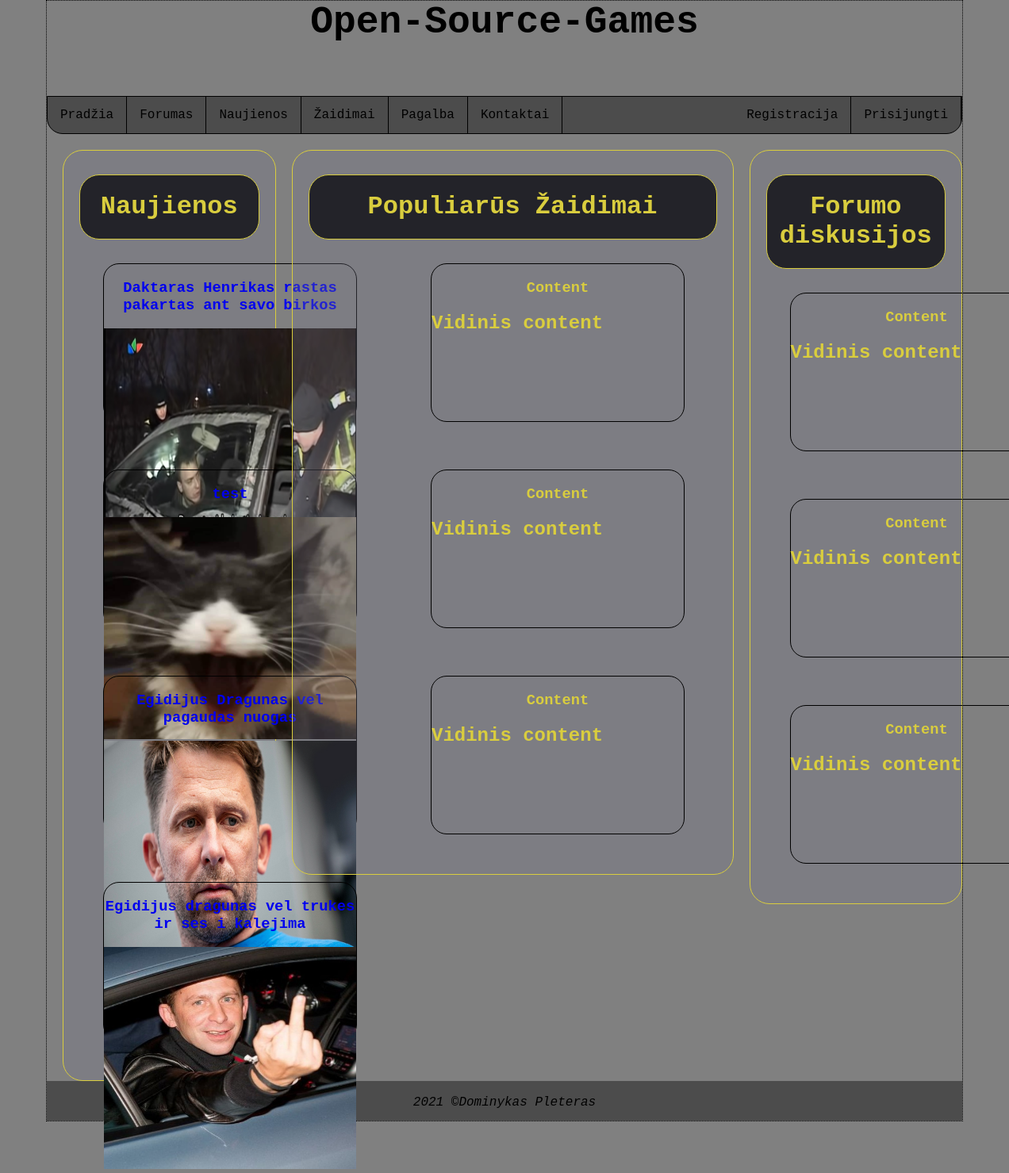
/, run on an earlier commit of the app's database.
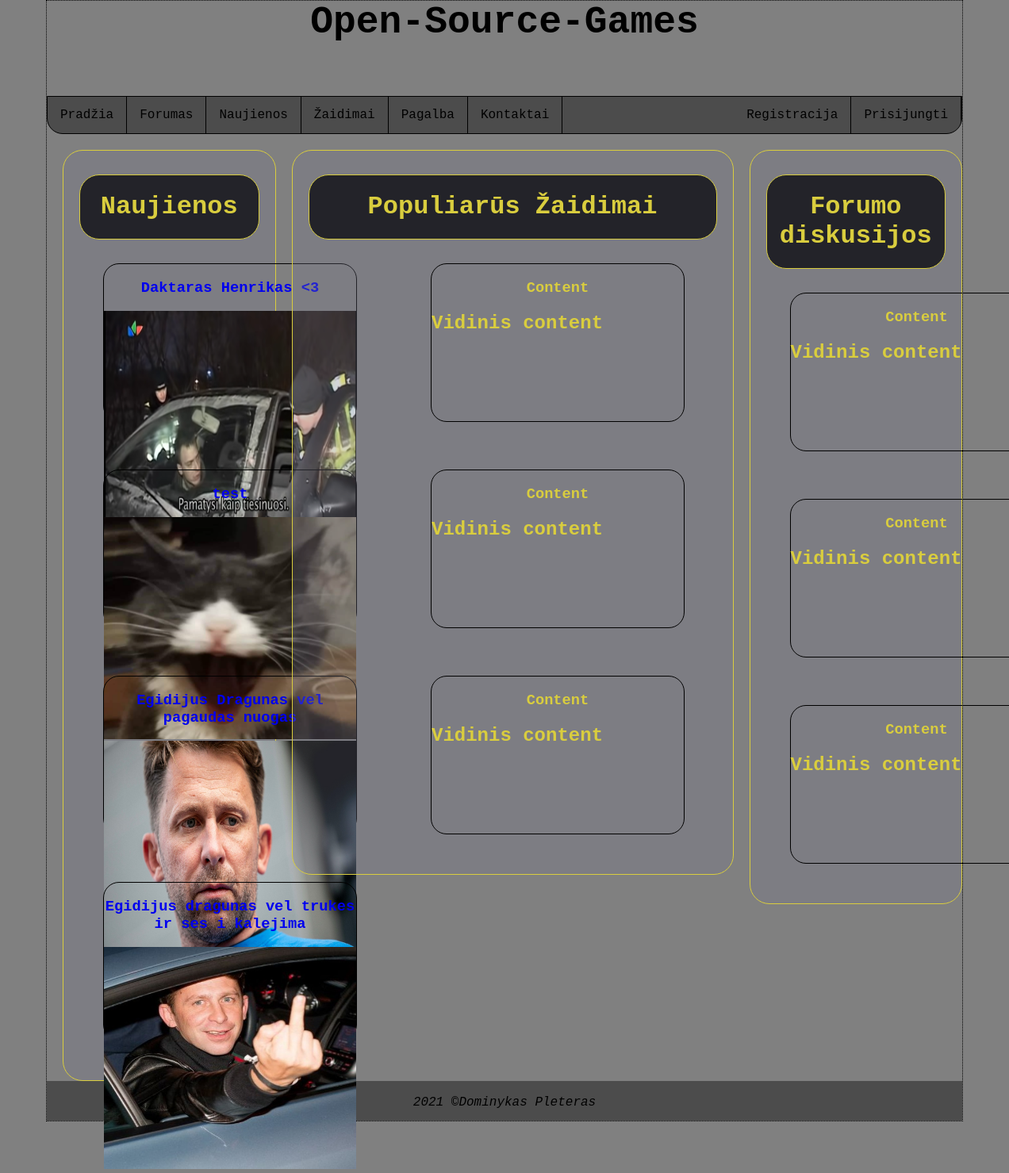
And on a later commit of the database.
### accounts/models.py (models this page shows, shortened)
class NewsClass(models.Model):
    headline=models.CharField(max_length=200,null=True)
    author=models.CharField(max_length=200,null=True)
    text=models.CharField(max_length=200,null=True)
    image = models.ImageField(null=True, blank=True)

### accounts/views.py (the view)
# urls.py: 2. Add a URL to urlpatterns:  path('', views.home, name='home')
def home(request):
    news= NewsClass.objects.all()
    return render(request,'accounts/index.html',{'news':news})

### accounts/templates/accounts/index.html (shortened to what this page needs)
{% extends 'accounts/main.html' %}
{% block content %}
    <div id="wrapper">
        <header>
            <h2>Open-Source-Games</h2>
        </header>
        {% include 'accounts/navbar.html' %}
    <div class="row">
        <div class="leftcolumn2">
            <div class="card">
                <div id="aboutmeheader">
                    <h1>Naujienos</h1>
                </div>
                {% for i in news%}
                <div class="minicontentMain">
                    <h3 style="text-align: center;">{{i.headline}}</h3>
                    <img src="{{i.image.url}}" width="583" height="280">
                </div>
                {% endfor%}
            </div>
        </div>
        <div class="middlecolumn">
            <div class="card">
                <div id="aboutmeheader">
                    <h1>Populiarūs Žaidimai</h1>
                </div>
                <div class="minicontentMiddle">
                    <h3 style="text-align: center;">Content</h3>
                    <h2>Vidinis content</h2>
                </div>
                <div class="minicontentMiddle">
                    <h3 style="text-align: center;">Content</h3>
                    <h2>Vidinis content</h2>
                </div>
                <div class="minicontentMiddle">
                    <h3 style="text-align: center;">Content</h3>
                    <h2>Vidinis content</h2>
                </div>
            </div>
        </div>
        <div class="rightcolumn2">
            <div class="card">
                <div id="aboutmeheader">
                    <h1>Forumo diskusijos</h1>
                </div>
                <div class="minicontentMain">
                    <h3 style="text-align: center;">Content</h3>
                    <h2>Vidinis content</h2>
                </div>
                <div class="minicontentMain">
                    <h3 style="text-align: center;">Content</h3>
                    <h2>Vidinis content</h2>
                </div>
                <div class="minicontentMain">
                    <h3 style="text-align: center;">Content</h3>
                    <h2>Vidinis content</h2>
                </div>
            </div>
        </div>
    </div>
    <div id="footer">
        <footer>
            <address>2021 &copy;Dominykas Pleteras</address>
        </footer>
    </div>
</div>
{% endblock %}

What changed in the data, as far as the page shows it:
changed NewsClass: headline "Daktaras Henrikas rastas pakartas ant savo birkos" → "Daktaras Henrikas <3"
